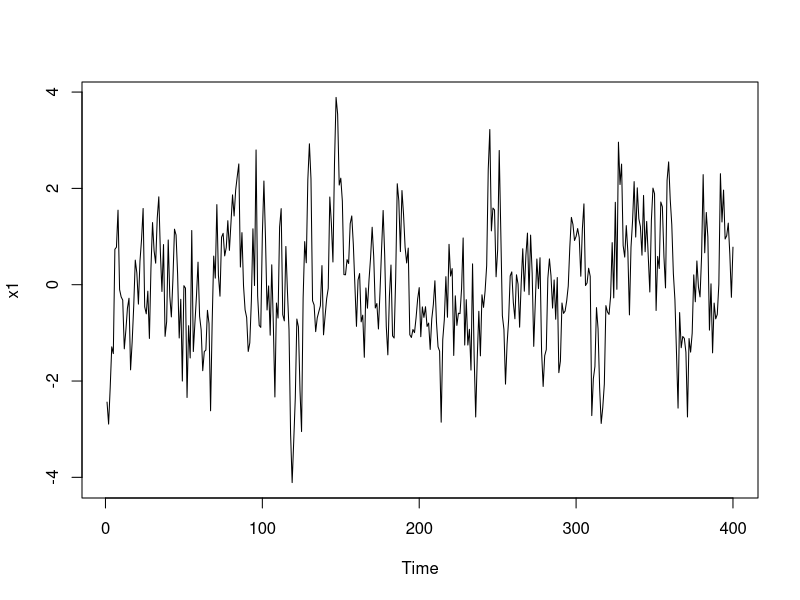
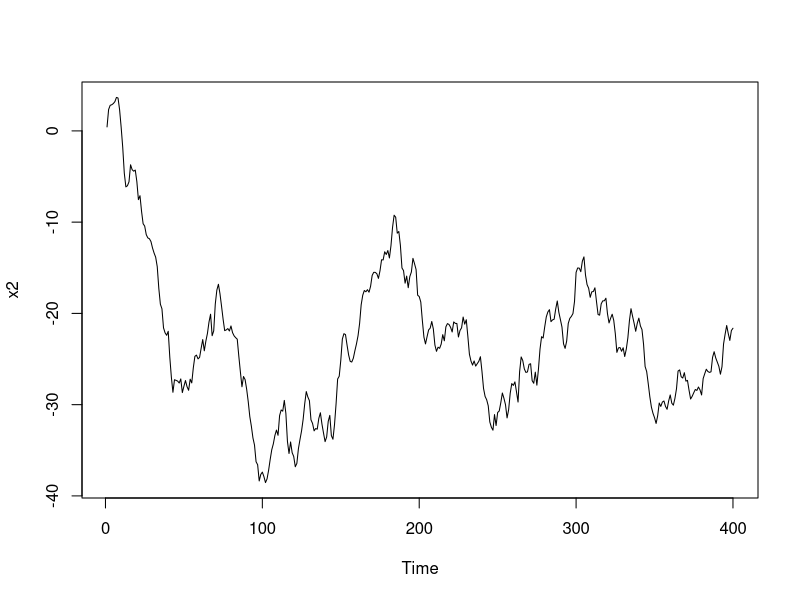
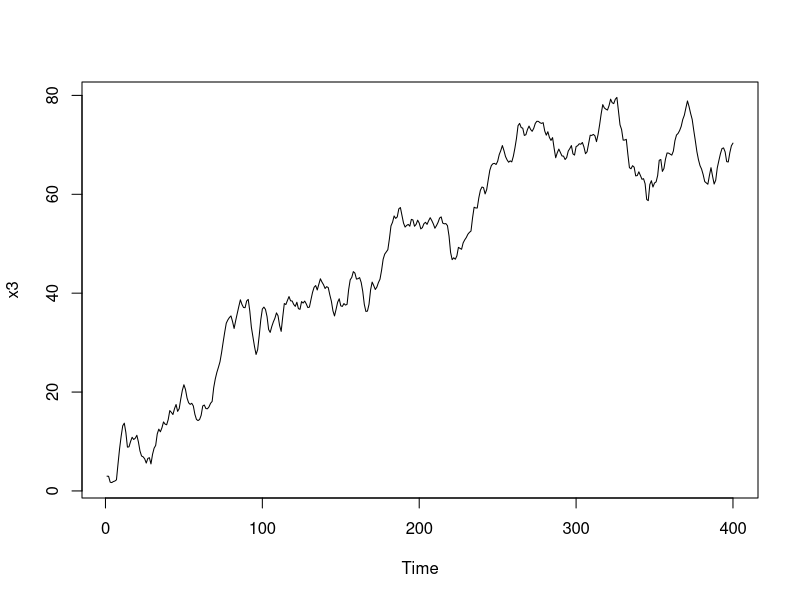
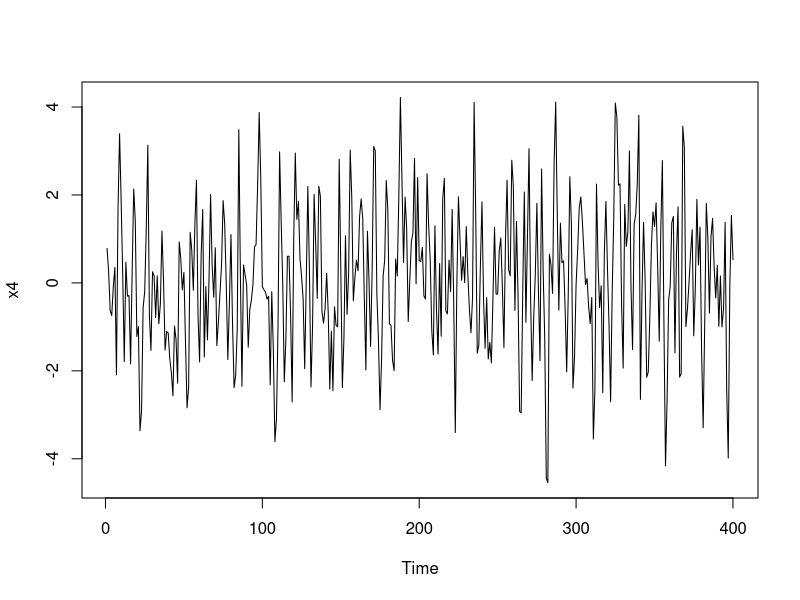
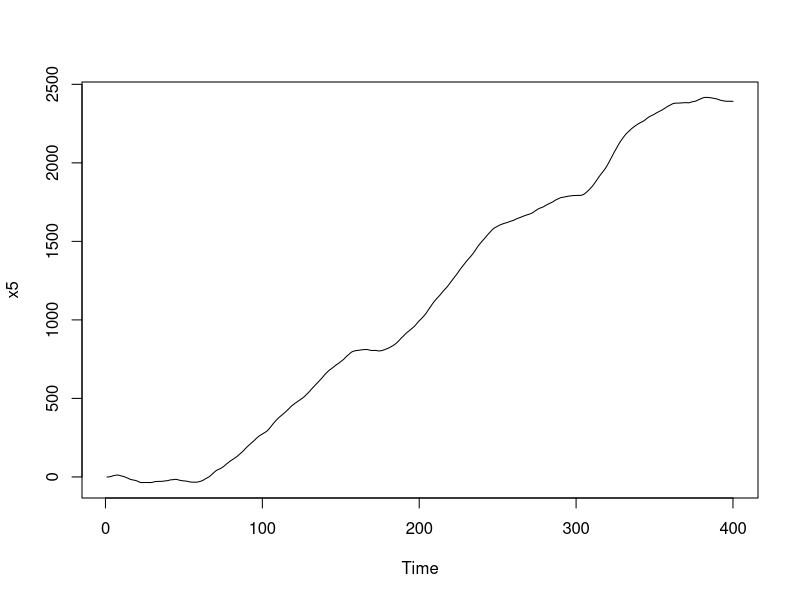
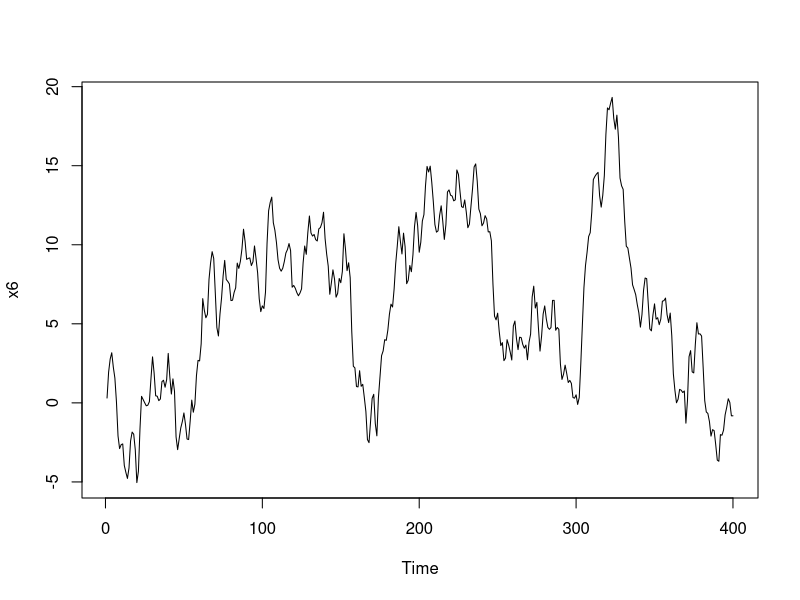
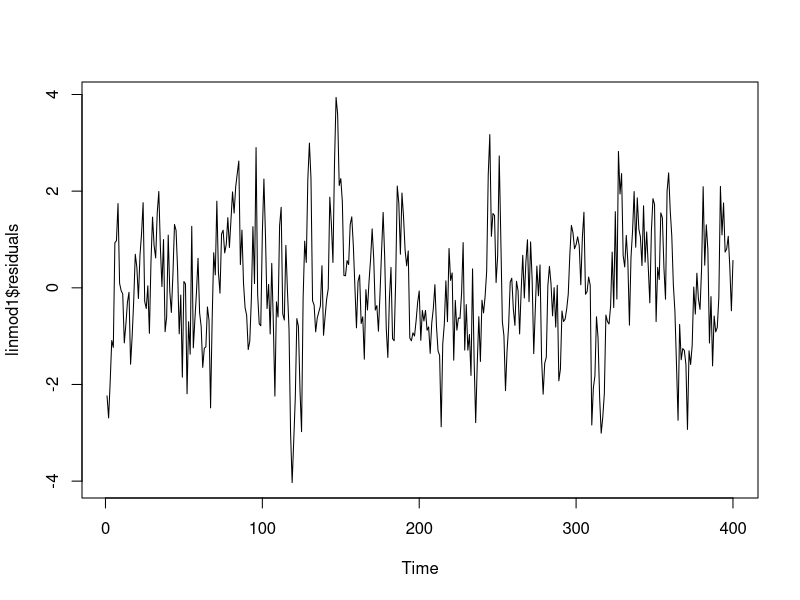
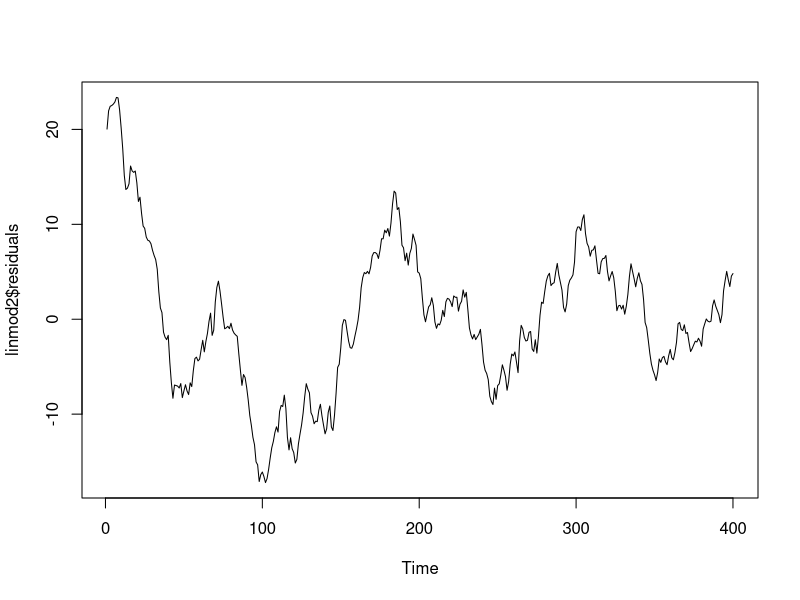

These figures' R source, in order:
#install.packages("forecast")
#install.packages("lmtest")

library(forecast)
library(lmtest)

data <- read.csv("Data/lab3.csv", header = TRUE, sep = "\t")
x1 <- data$Series.1
x2 <- data$Series.2
x3 <- data$Series.3
x4 <- data$Series.4
x5 <- data$Series.5
x6 <- data$Series.6

# Plot of x-series
ts.plot(x1)
ts.plot(x2)
ts.plot(x3)
ts.plot(x4)
ts.plot(x5)
ts.plot(x6)

# time variable
t1 <- seq(1, length(x1))
t2 <- seq(1, length(x2))
t3 <- seq(1, length(x3))
t4 <- seq(1, length(x4))
t5 <- seq(1, length(x5))
t6 <- seq(1, length(x6))

linmod1 <- lm(x1~t1)
linmod1

linmod2 <- lm(x2~t2)
linmod2

linmod3 <- lm(x3~t3)
linmod3

linmod4 <- lm(x4~t4)
linmod4

linmod5 <- lm(x5~t5)
linmod5

linmod6 <- lm(x6~t6)
linmod6

# stationarity of de-trended time series
ts.plot(linmod1$residuals)
ts.plot(linmod2$residuals)
ts.plot(linmod3$residuals)
ts.plot(linmod4$residuals)
ts.plot(linmod5$residuals)
ts.plot(linmod6$residuals)

# x1 - difference 0
# x2 - difference 1
ts.plot(diff(x2, difference=1))
# x3 - difference 1
ts.plot(diff(x3, difference=1))
# x4 - difference 0
# x5 - difference 0
ts.plot(diff(x5, difference=2))
# x6 - difference ???
ts.plot(diff(x6, difference=1))

# ARIMA
model3 <- arima(x3, order=c(0,1,1))
model3
coeftest(model3)

# overfit AR
model3_overAR <- arima(x3, order=c(1,1,1))
model3_overAR
coeftest(model3_overAR)

# overfit MA
model3_overMA <- arima(x3, order=c(0,1,2))
model3_overMA
coeftest(model3_overMA)

mean(x3)
acf(residuals(model3))
